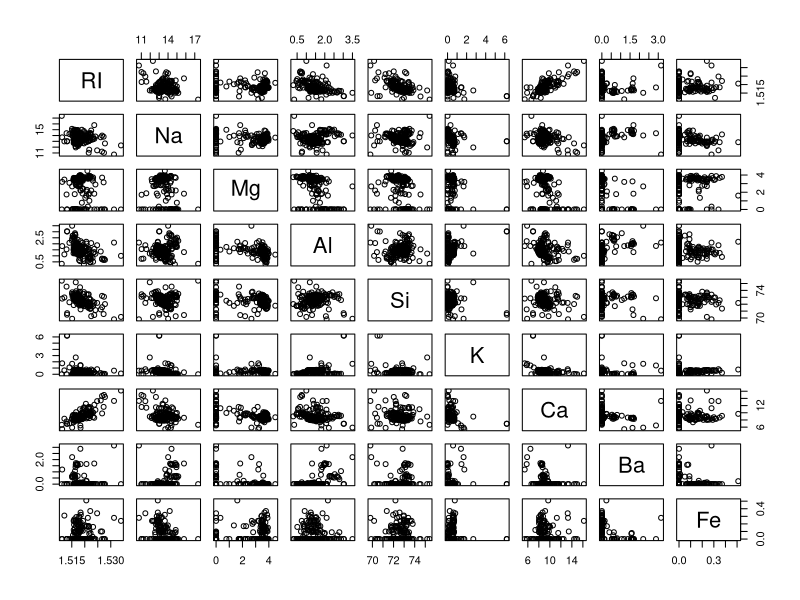
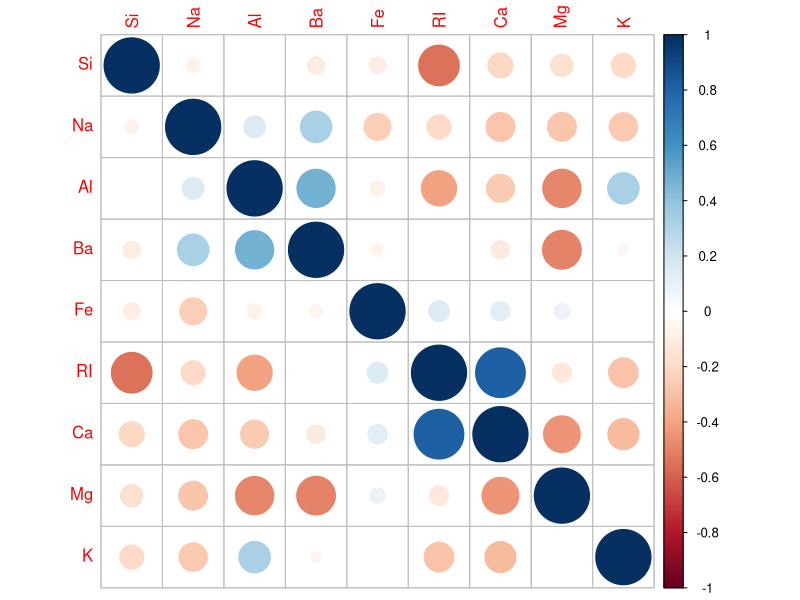
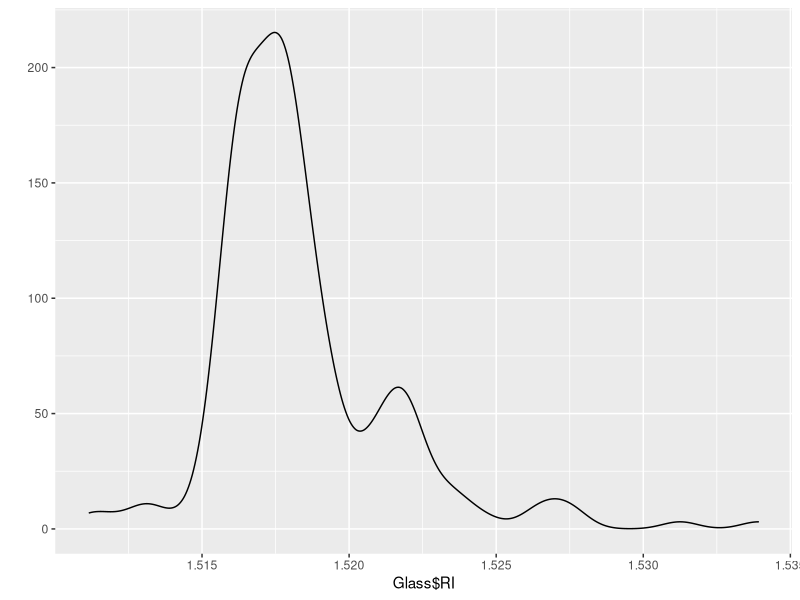
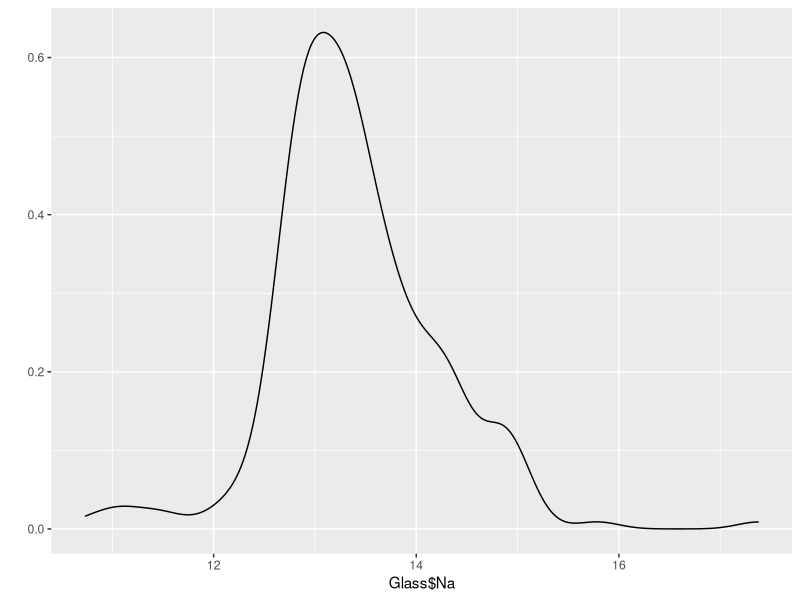
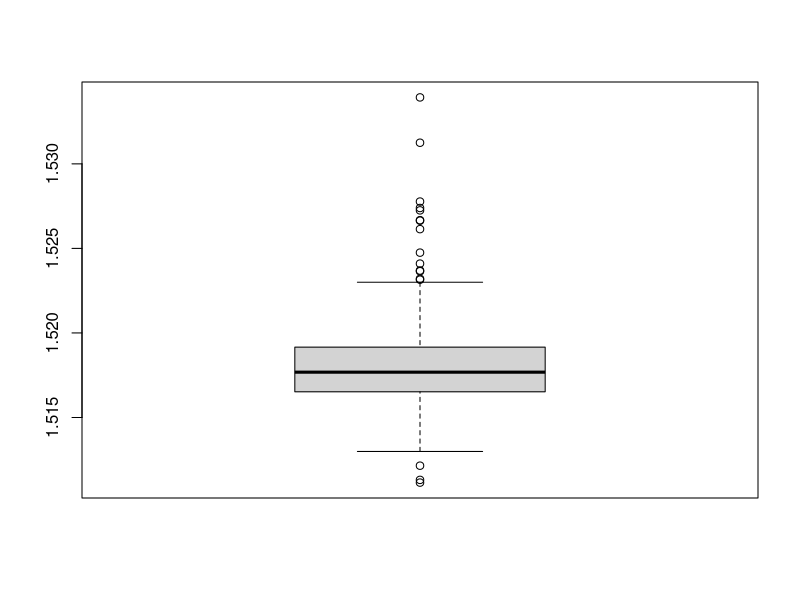

Source code (R) for these figures, in order:
library(caret)
library(ggplot2)
library(mlbench)
library(corrplot)
library(e1071)
data(Glass)
str(Glass)

#column 10 is target

#plot matrix of predictors
pairs(Glass[, -10])

#investigate correlation. Some quite high, may consider remove
correlation <- cor(Glass[, -10])
correlation[1:4, 1:4]
corrplot(correlation, order = "hclust")

#skewness
skewValues <- apply(Glass[, -10], 2, skewness)
#K, Ba pretty skewed!

#have a quick look at distributions
qplot(Glass$RI, geom='density')
qplot(Glass$Na, geom='density')

#look for outliers, boxplots can be handy
boxplot(Glass$RI)

#to preprocess, center, scale, box-cox for skew, and spatialsign for variables
#with significant outliers could be helpful
# REMEMBER tree based models not particulary sensitive to outliers